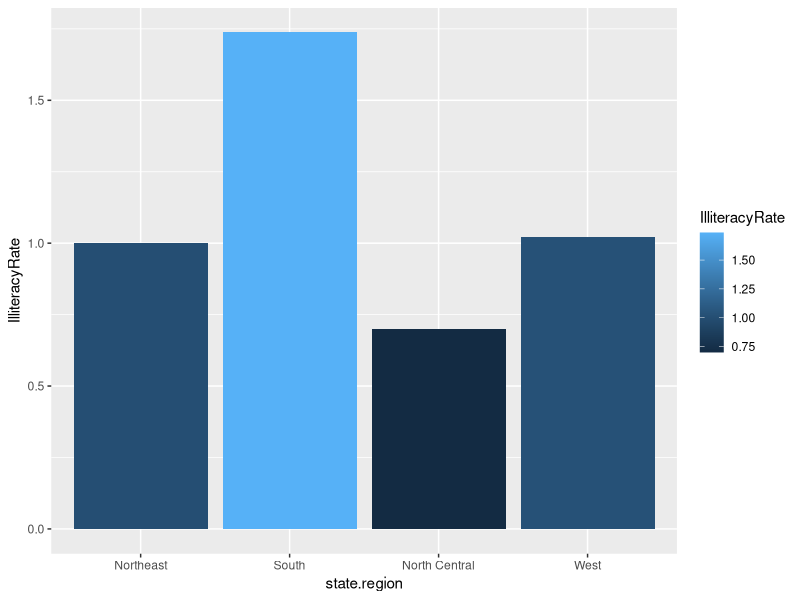
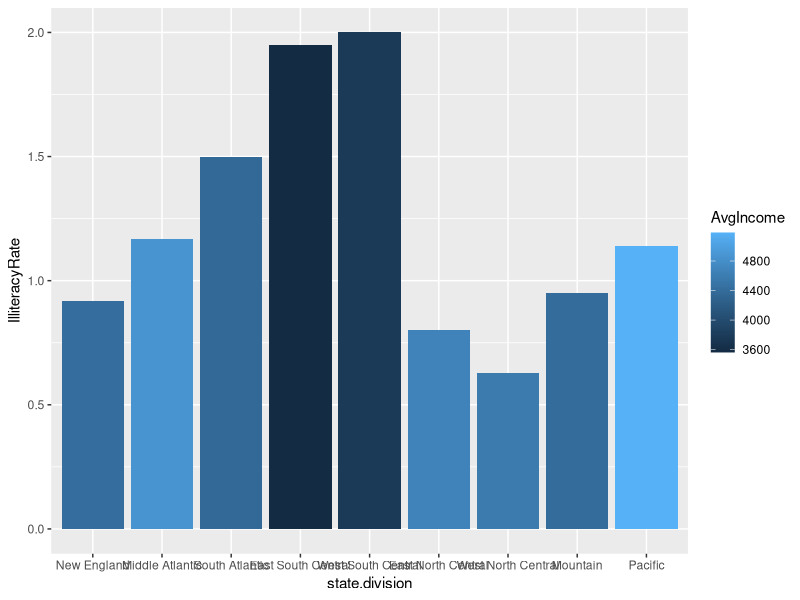
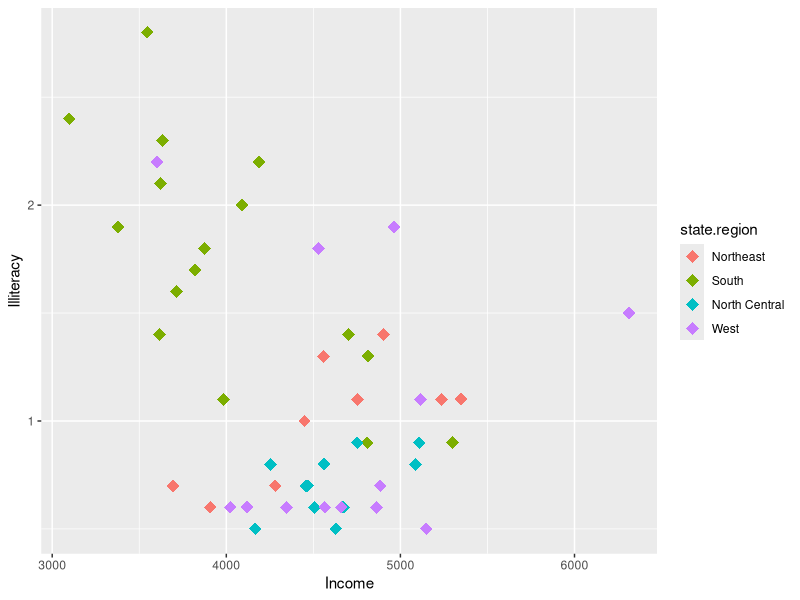

Recreate these plots in R, in order.
## ---- chunk 1
library(tidyverse)
## ---- chunk 2
# Define the data.frame
People <-    c("Ulrich","Dom","Sophia","Neha","ExampleRA")
Positions <- c("PI", "GE", "GE",   "GE",  "RA") 
Sleep <-     c(4,6,8,7,8) #Sleep in hours
Years <- c(25,6,2,2,1)#Years in our lab
Count <- c(1:length(People))#should indicate row number

df <- data.frame(People, Positions, Sleep, Years, Count)

head(df)
## ---- chunk 3
df %>% 
  group_by(Positions)
## ---- chunk 4
df %>% 
  group_by(Positions) %>% 
  summarise(mean_sleep = mean(Sleep, na.rm = T)) #note: summarize and summarise are the same function, dif spelling 
## ---- chunk 5
#dataframe %>% 
 # some_function() %>% 
 # the_next_function()
## ---- chunk 6
df$Positions # Get a column "Position"
df[,c("People","Positions")]
cbind(df$People,df$Positions) # Get multiple columns ("People" and "Position")
## ---- chunk 7
df %>% 
  select(Positions) 

df %>% 
  select(People, Positions)
## ---- chunk 8

## ---- chunk 9
df$RowNum <- 1:nrow(df)
## ---- chunk 10
df$RowNum <- NULL
## ---- chunk 11
df <- df %>% mutate(RowNum = 1:nrow(.), Years_2026 = Years + 1)

df <- df %>% select(-RowNum)

## ---- chunk 12
df_only_GE <- df[Positions == "GE",]
## ---- chunk 13
df_only_GE <- df %>% 
  filter(Positions == "GE" | Sleep >= 6)
## ---- chunk 14
df %>% 
  select(-Count) %>% 
  mutate(sleep_ideal = Sleep + 2) %>% 
  filter(Positions == "RA")
## ---- chunk 15
df %>%
  group_by(Positions) %>% 
  summarize(meanSleep = mean(Sleep, na.rm = TRUE))

# Sum of Sleep time for different Positions (PI,GTF,RA)

df %>% group_by(Positions) %>% 
  summarize(sumSleep = sum(Sleep, na.rm = TRUE))
## ---- chunk 16

df %>% group_by(People) %>% 
  summarize(meanSleep = mean(Sleep, na.rm = TRUE)) # Since people is unique for every row, data will not be reduced at all!
## ---- chunk 17
#?ifelse()

df2 <- df%>% 
  mutate(PositionsR = ifelse(Positions == "RA", "RA", "PI&GE")) %>%
  group_by(PositionsR) %>% 
  summarize(meanSleep = mean(Sleep, na.rm = TRUE))
## ---- chunk 18
head(state.x77)
## ---- chunk 19
df2 <-cbind(state.x77, data.frame(state.division),data.frame(state.region))

a <-df2 %>%
  group_by(state.region) %>% 
  summarize(IlliteracyRate=mean(Illiteracy, na.rm=TRUE)) #someone walk us through what we're doing here
## ---- chunk 20
#| fig.show: "show"
aplot<- ggplot(a, aes(x=state.region, y=IlliteracyRate, fill=IlliteracyRate)) + #sidenote: why the plus? shouldnt it be %>% ?!
  geom_bar(position=position_dodge(), stat="identity")

aplot
## ---- chunk 21
#| fig.show: "show"
b <-df2 %>%
  group_by(state.division) %>%
  summarize(
    IlliteracyRate=mean(Illiteracy, na.rm=TRUE),
    AvgIncome=mean(Income, na.rm=TRUE)
    )

bplot<- ggplot(b, aes(x=state.division, y=IlliteracyRate, fill=AvgIncome))+
  geom_bar(position=position_dodge(), stat="identity")

bplot
## ---- chunk 22
#| fig.show: "show"
df2plot <- ggplot(df2, aes(x=Income, y=Illiteracy,color=state.region))+ 
  geom_point(stat="identity", size=4, shape=18)

df2plot
## ---- chunk 23

## ---- chunk 24

## ---- chunk 25

## ---- chunk 26

## ---- chunk 27

## ---- chunk 28

## ---- chunk 29

## ---- chunk 30

## ---- chunk 31
